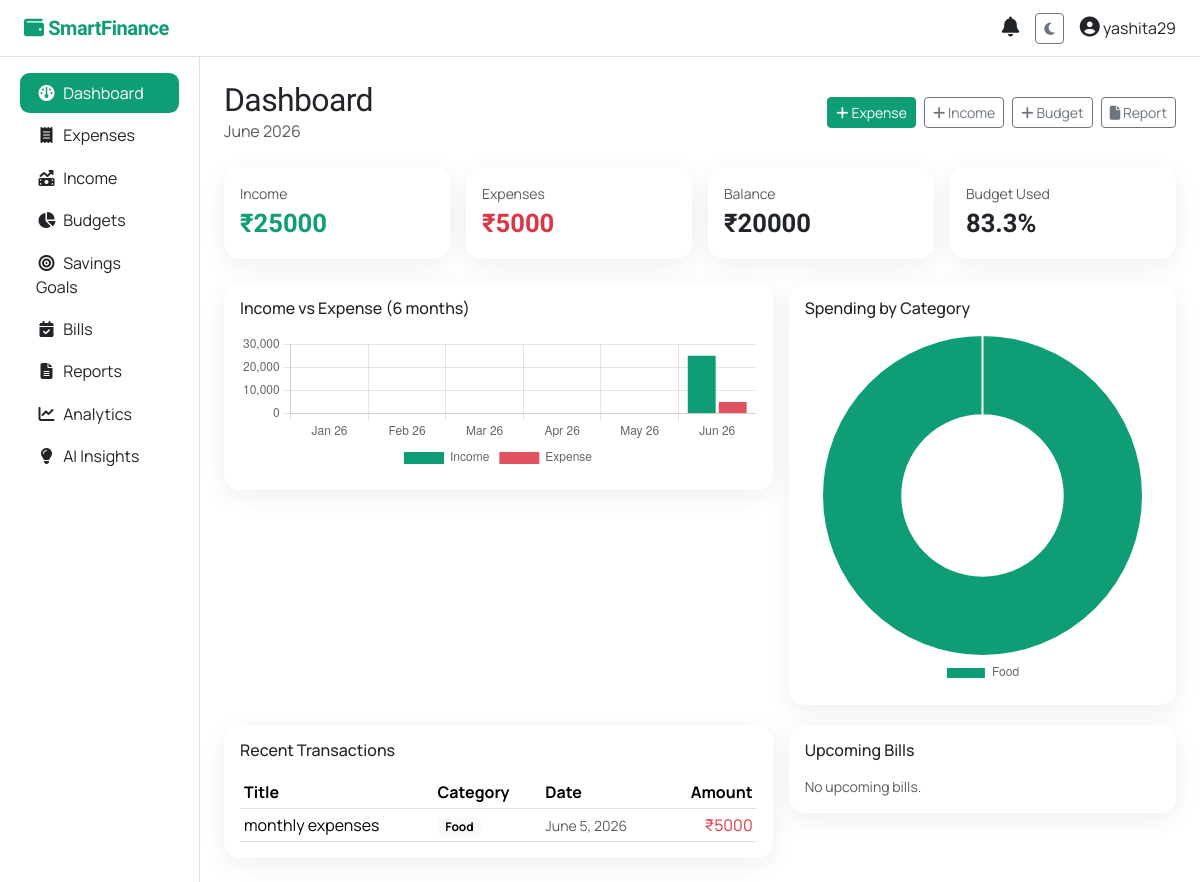
The page /dashboard/ (signed in) on the database its author committed.
### core/models.py (models this page shows, shortened)
class Expense(models.Model):
    PAYMENT_CHOICES = [
        ("cash", "Cash"), ("card", "Card"), ("upi", "UPI"),
        ("netbanking", "Net Banking"), ("other", "Other"),
    ]
    user = models.ForeignKey(settings.AUTH_USER_MODEL, on_delete=models.CASCADE, related_name="expenses")
    title = models.CharField(max_length=120)
    amount = models.DecimalField(max_digits=12, decimal_places=2)
    category = models.ForeignKey(Category, on_delete=models.PROTECT, related_name="expenses")
    date = models.DateField(default=timezone.now)
    payment_method = models.CharField(max_length=20, choices=PAYMENT_CHOICES, default="upi")
    notes = models.TextField(blank=True)
    receipt = models.ImageField(upload_to="receipts/%Y/%m/", blank=True, null=True)
    created_at = models.DateTimeField(auto_now_add=True)
    class Meta:
        ordering = ["-date", "-created_at"]
        indexes = [
            models.Index(fields=["user", "-date"]),
            models.Index(fields=["user", "category"]),
        ]

class Category(models.Model):
    KIND_EXPENSE = "expense"
    KIND_INCOME = "income"
    KIND_CHOICES = [(KIND_EXPENSE, "Expense"), (KIND_INCOME, "Income")]
    name = models.CharField(max_length=64)
    kind = models.CharField(max_length=10, choices=KIND_CHOICES, default=KIND_EXPENSE)
    icon = models.CharField(max_length=40, blank=True, help_text="Font Awesome class, e.g. 'fa-utensils'")
    class Meta:
        verbose_name_plural = "categories"
        unique_together = ("name", "kind")
        ordering = ["name"]

### core/views.py (the view)
# urls.py: path("dashboard/", views.dashboard, name="dashboard"),
@login_required
def dashboard(request):
    u = request.user
    today = timezone.now().date()
    m_start, m_end = _month_range(today)
    income = Income.objects.filter(user=u, date__gte=m_start, date__lt=m_end).aggregate(
        t=Sum("amount"))["t"] or Decimal("0")
    expense = Expense.objects.filter(user=u, date__gte=m_start, date__lt=m_end).aggregate(
        t=Sum("amount"))["t"] or Decimal("0")
    balance = income - expense
    budget_total = Budget.objects.filter(user=u, month=m_start).aggregate(
        t=Sum("limit_amount"))["t"] or Decimal("0")
    budget_util = round((expense / budget_total) * 100, 1) if budget_total else 0
    recent = list(Expense.objects.filter(user=u).select_related("category")[:10])
    upcoming_bills = BillReminder.objects.filter(
        user=u, is_active=True, due_date__gte=today).order_by("due_date")[:5]
    ctx = {
        "income": income, "expense": expense, "balance": balance,
        "budget_total": budget_total, "budget_util": budget_util,
        "recent": recent, "upcoming_bills": upcoming_bills,
        "month_label": m_start.strftime("%B %Y"),
    }
    return render(request, "dashboard.html", ctx)

### core/context_processors.py (called while the page is built)
def notifications(request):
    if not request.user.is_authenticated:
        return {}
    qs = Notification.objects.filter(user=request.user, is_read=False)
    return {"unread_notifications": qs[:10], "unread_count": qs.count()}

### core/views.py (called while the page is built)
def _month_range(d):
    start = d.replace(day=1)
    nxt = start.replace(year=start.year + 1, month=1) if start.month == 12 \
        else start.replace(month=start.month + 1)
    return start, nxt

### templates/dashboard.html (shortened to what this page needs)
{% extends "base.html" %}
{% block content %}
<div class="d-flex justify-content-between align-items-center mb-4">
  <div><h2 class="mb-0">Dashboard</h2><span class="text-muted">{{ month_label }}</span></div>
  <div class="d-flex gap-2">
    <a href="{% url 'expense_create' %}" class="btn btn-accent btn-sm"><i class="fa-solid fa-plus"></i> Expense</a>
    <a href="{% url 'income_create' %}" class="btn btn-outline-secondary btn-sm"><i class="fa-solid fa-plus"></i> Income</a>
    <a href="{% url 'budget_create' %}" class="btn btn-outline-secondary btn-sm"><i class="fa-solid fa-plus"></i> Budget</a>
    <a href="{% url 'reports' %}" class="btn btn-outline-secondary btn-sm"><i class="fa-solid fa-file"></i> Report</a>
  </div>
</div>
<div class="row g-3 mb-4">
  <div class="col-md-3 col-6"><div class="card sf-card p-3"><span class="text-muted small">Income</span><span class="sf-stat sf-accent">₹{{ income|floatformat:0 }}</span></div></div>
  <div class="col-md-3 col-6"><div class="card sf-card p-3"><span class="text-muted small">Expenses</span><span class="sf-stat text-danger">₹{{ expense|floatformat:0 }}</span></div></div>
  <div class="col-md-3 col-6"><div class="card sf-card p-3"><span class="text-muted small">Balance</span><span class="sf-stat">₹{{ balance|floatformat:0 }}</span></div></div>
  <div class="col-md-3 col-6"><div class="card sf-card p-3"><span class="text-muted small">Budget Used</span><span class="sf-stat">{{ budget_util }}%</span></div></div>
</div>
<div class="row g-3">
  <div class="col-lg-7"><div class="card sf-card p-3"><h6 class="mb-3">Income vs Expense (6 months)</h6><canvas id="trendChart" height="140"></canvas></div></div>
  <div class="col-lg-5"><div class="card sf-card p-3"><h6 class="mb-3">Spending by Category</h6><canvas id="catChart" height="180"></canvas></div></div>
</div>
<div class="row g-3 mt-1">
  <div class="col-lg-7">
    <div class="card sf-card p-3">
      <h6 class="mb-3">Recent Transactions</h6>
      <div class="table-responsive"><table class="table table-sm align-middle mb-0">
        <thead><tr><th>Title</th><th>Category</th><th>Date</th><th class="text-end">Amount</th></tr></thead>
        <tbody>
        {% for e in recent %}
          <tr><td>{{ e.title }}</td><td><span class="badge text-bg-light">{{ e.category.name }}</span></td><td class="small text-muted">{{ e.date }}</td><td class="text-end text-danger">₹{{ e.amount|floatformat:0 }}</td></tr>
        {% empty %}<tr><td colspan="4" class="text-muted text-center py-3">No transactions yet.</td></tr>{% endfor %}
        </tbody></table></div>
    </div>
  </div>
  <div class="col-lg-5">
    <div class="card sf-card p-3">
      <h6 class="mb-3">Upcoming Bills</h6>
      {% for b in upcoming_bills %}
        <div class="d-flex justify-content-between border-bottom py-2"><span>{{ b.name }}</span><span class="text-muted small">{{ b.due_date }} · ₹{{ b.amount|floatformat:0 }}</span></div>
      {% empty %}<p class="text-muted small mb-0">No upcoming bills.</p>{% endfor %}
    </div>
  </div>
</div>
{% endblock %}
{% block scripts %}
<script>
fetch("{% url 'chart_data' %}").then(r=>r.json()).then(d=>{
  new Chart(document.getElementById('trendChart'),{type:'bar',data:{labels:d.trend.labels,
    datasets:[{label:'Income',data:d.trend.income,backgroundColor:'#0f9d76'},
              {label:'Expense',data:d.trend.expense,backgroundColor:'#e05260'}]},
    options:{responsive:true,plugins:{legend:{position:'bottom'}}}});
  if(d.category.labels.length){
    new Chart(document.getElementById('catChart'),{type:'doughnut',data:{labels:d.category.labels,
      datasets:[{data:d.category.values,backgroundColor:['#0f9d76','#0b6e63','#e05260','#f0a500','#3a86ff','#8338ec','#fb5607','#06d6a0','#118ab2','#adb5bd']}]},
      options:{plugins:{legend:{position:'bottom'}}}});
  }
});
</script>
{% endblock %}

### templates/base.html (shortened to what this page needs)
{% load static %}
<!DOCTYPE html>
<html lang="en" data-bs-theme="light">
<head>
  <link href="https://cdn.jsdelivr.net/npm/bootstrap@5.3.3/dist/css/bootstrap.min.css" rel="stylesheet">
  <link href="https://cdnjs.cloudflare.com/ajax/libs/font-awesome/6.5.1/css/all.min.css" rel="stylesheet">
</head>
<body>
{% if user.is_authenticated %}
<nav class="navbar navbar-expand-lg border-bottom sticky-top bg-body">
  <div class="container-fluid px-4">
    <a class="navbar-brand" href="{% url 'dashboard' %}"><i class="fa-solid fa-wallet"></i> SmartFinance</a>
    <div class="ms-auto d-flex align-items-center gap-3">
      <div class="dropdown">
        <a class="position-relative text-body" href="#" data-bs-toggle="dropdown">
          <i class="fa-solid fa-bell fs-5"></i>
        </a>
      </div>
      <button class="btn btn-sm btn-outline-secondary" id="themeToggle" type="button"><i class="fa-solid fa-moon"></i></button>
      <div class="dropdown">
        <a class="text-body text-decoration-none" href="#" data-bs-toggle="dropdown">
          <i class="fa-solid fa-circle-user fs-5"></i> {{ user.username }}
        </a>
      </div>
    </div>
  </div>
</nav>
<div class="container-fluid">
  <div class="row">
    <aside class="col-lg-2 col-md-3 d-none d-md-block py-3 sf-side border-end" style="min-height:90vh">
      <nav class="nav flex-column px-2">
        {% with r=request.resolver_match.url_name %}
        <a class="nav-link {% if r == 'dashboard' %}active{% endif %}" href="{% url 'dashboard' %}"><i class="fa-solid fa-gauge"></i>Dashboard</a>
        <a class="nav-link {% if 'expense' in r %}active{% endif %}" href="{% url 'expense_list' %}"><i class="fa-solid fa-receipt"></i>Expenses</a>
        <a class="nav-link {% if 'income' in r %}active{% endif %}" href="{% url 'income_list' %}"><i class="fa-solid fa-money-bill-trend-up"></i>Income</a>
        <a class="nav-link {% if 'budget' in r %}active{% endif %}" href="{% url 'budget_list' %}"><i class="fa-solid fa-chart-pie"></i>Budgets</a>
        <a class="nav-link {% if 'goal' in r %}active{% endif %}" href="{% url 'goal_list' %}"><i class="fa-solid fa-bullseye"></i>Savings Goals</a>
        <a class="nav-link {% if 'bill' in r %}active{% endif %}" href="{% url 'bill_list' %}"><i class="fa-solid fa-calendar-check"></i>Bills</a>
        <a class="nav-link {% if r == 'reports' %}active{% endif %}" href="{% url 'reports' %}"><i class="fa-solid fa-file-lines"></i>Reports</a>
        <a class="nav-link {% if r == 'analytics' %}active{% endif %}" href="{% url 'analytics' %}"><i class="fa-solid fa-chart-line"></i>Analytics</a>
        <a class="nav-link {% if r == 'insights' %}active{% endif %}" href="{% url 'insights' %}"><i class="fa-solid fa-lightbulb"></i>AI Insights</a>
        {% endwith %}
      </nav>
    </aside>
    <main class="col-lg-10 col-md-9 py-4 px-4">
      {% block content %}{% endblock %}
    </main>
  </div>
</div>
{% else %}
  {% block public %}{% endblock %}
{% endif %}
{% block scripts %}{% endblock %}
</body>
</html>

### templates/base.html (style rules this page uses)
:root { --sf-accent:#0f9d76; --sf-accent-2:#0b6e63; --sf-ink:#0d1b2a; --sf-display:'Sora',sans-serif; --sf-body:'Manrope',sans-serif; }
body { font-family:var(--sf-body); }
h1,h2,h3,h4,.navbar-brand { font-family:var(--sf-display);letter-spacing:-.02em; }
.navbar-brand { color:var(--sf-accent)!important;font-weight:700; }
.sf-card { border:none;border-radius:1rem;box-shadow:0 6px 24px rgba(13,27,42,.07); }
.sf-stat { font-family:var(--sf-display);font-size:1.6rem;font-weight:700; }
.sf-accent { color:var(--sf-accent); }
.btn-accent { background:var(--sf-accent);border-color:var(--sf-accent);color:#fff; }
.sf-side .nav-link { border-radius:.6rem;color:inherit;margin-bottom:.15rem; }
.sf-side .nav-link.active { background:var(--sf-accent);color:#fff; }
.sf-side .nav-link i { width:1.3rem;text-align:center;margin-right:.4rem; }

### rows shown on the page
Expense: title "monthly expenses", category.name "Food", date "June 5, 2026", amount "5000"

### other values the page prints
{{ user.username }} "yashita29"
{{ month_label }} "June 2026"
{{ income|floatformat:0 }} "25000"
{{ expense|floatformat:0 }} "5000"
{{ balance|floatformat:0 }} "20000"
{{ budget_util }} "83.3"
